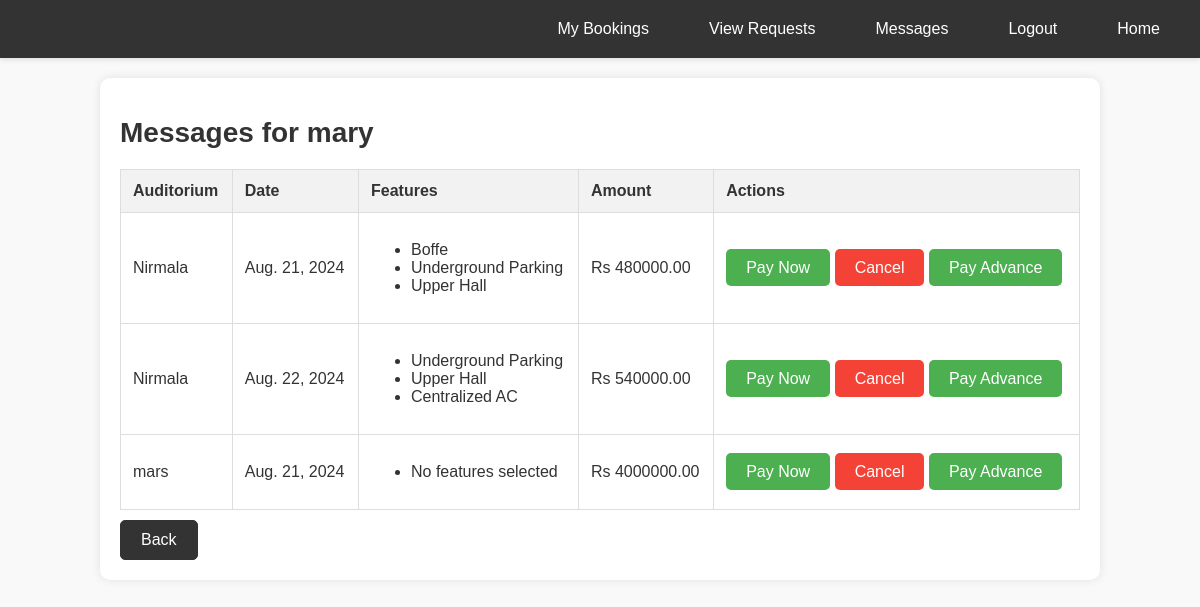
Before: /messages/ (signed in) with the older database file.
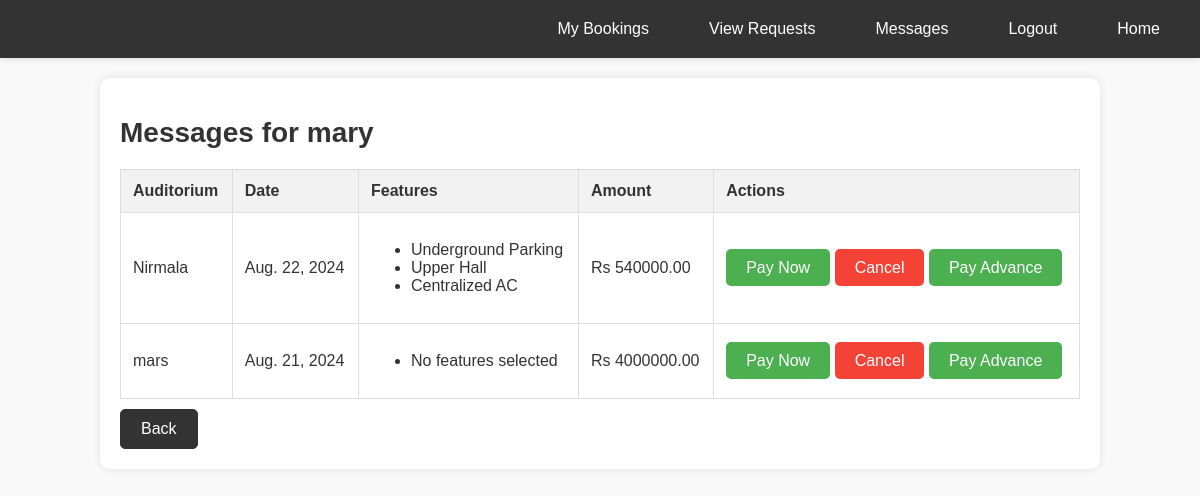
After: the same page with the newer database file.
### auditorium/models.py (models this page shows, shortened)
class UserRequest(models.Model):
    user = models.ForeignKey(User, on_delete=models.CASCADE)
    auditorium = models.ForeignKey(Auditorium, on_delete=models.CASCADE)
    date = models.DateField()
    features = models.ManyToManyField(Feature)
    final_price = models.DecimalField(max_digits=10, decimal_places=2)
    approved = models.BooleanField(default=False)
    rejected = models.BooleanField(default=False)
    payment_requested = models.BooleanField(default=False)
    stripe_payment_intent_id = models.CharField(max_length=255, blank=True, null=True)
    created_at = models.DateTimeField(auto_now_add=True)

class Auditorium(models.Model):
    user = models.ForeignKey(User, on_delete=models.CASCADE)
    location = models.CharField(max_length=255)
    capacity = models.IntegerField()
    features = models.ManyToManyField('Feature', related_name='auditoriums', blank=True)
    price = models.DecimalField(max_digits=10, decimal_places=2)
    images = models.ImageField(upload_to='auditorium_images/', blank=True, default='../static/images/blue_mac2.jpg')
    approved = models.BooleanField(default=False)  # Ensure this field exists

class User(AbstractBaseUser, PermissionsMixin):
    username = models.CharField(max_length=150, unique=True)
    email = models.EmailField(unique=True)
    role = models.CharField(max_length=50, blank=True, null=True)
    is_staff = models.BooleanField(default=False)
    is_active = models.BooleanField(default=True)
    groups = models.ManyToManyField(Group, related_name='custom_user_groups')
    user_permissions = models.ManyToManyField(Permission, related_name='custom_user_permissions')
    objects = CustomUserManager()
    USERNAME_FIELD = 'email'
    REQUIRED_FIELDS = ['username']

class Feature(models.Model):
    name = models.CharField(max_length=255)
    amount = models.DecimalField(max_digits=10, decimal_places=2)
    auditorium = models.ForeignKey(Auditorium, related_name='auditorium_features', on_delete=models.CASCADE)

### auditorium/views.py (the view)
# urls.py: path('messages/', views.user_messages, name='user_messages'),
@login_required
def user_messages(request):
    payment_requests = UserRequest.objects.filter(user=request.user, approved=True, payment_requested=True)
    context = {
        'payment_requests': payment_requests
    }
    return render(request, 'user_messages.html', context)

### auditorium/templates/user_messages.html (shortened to what this page needs)
<!DOCTYPE html>
<html lang="en">
<head>
</head>
<body>
    {% include 'user_navbar.html' %}
    <div class="container">
        <h1>Messages for {{user.username}}</h1>
        {% if payment_requests %}
        <table>
            <thead>
                <tr>
                    <th>Auditorium</th>
                    <th>Date</th>
                    <th>Features</th>
                    <th>Amount</th>
                    <th>Actions</th>
                </tr>
            </thead>
            <tbody>
                {% for request in payment_requests %}
                <tr>
                    <td>{{ request.auditorium.user.username }}</td>
                    <td>{{ request.date }}</td>
                    <td>
                        <ul>
                        {% for feature in request.features.all %}
                        <li>{{ feature.name }}</li>
                        {% empty %}
                        <li>No features selected</li>
                        {% endfor %}
                        </ul>
                    </td>
                    <td>Rs {{ request.final_price }}</td>
                    <td>
                        <a href="{% url 'payment_form' request.id %}" class='pay-btn'>Pay Now</a>
                        <a href="{% url 'cancel_payment' request.id %}" class="cancel-btn">Cancel</a>
                        <a href="{% url 'pay_advance' request.id %}" class="pay-btn">Pay Advance</a>
                    </td>
                </tr>
                {% endfor %}
            </tbody>
        </table>
        {% else %}
        <p>No payment requests available.</p>
        {% endif %}
        <a class='back-btn' href="{% url 'user_index' %}">Back</a>
    </div>
</body>
</html>

Changed rows visible on the page:
removed UserRequest: auditorium.user.username "Nirmala", date "Aug. 21, 2024", final_price "480000.00", Feature (name "Underground Parking"), Feature (name "Upper Hall")
no longer on this page (row unchanged): Feature: name "Boffe", shown under "Nirmala"
